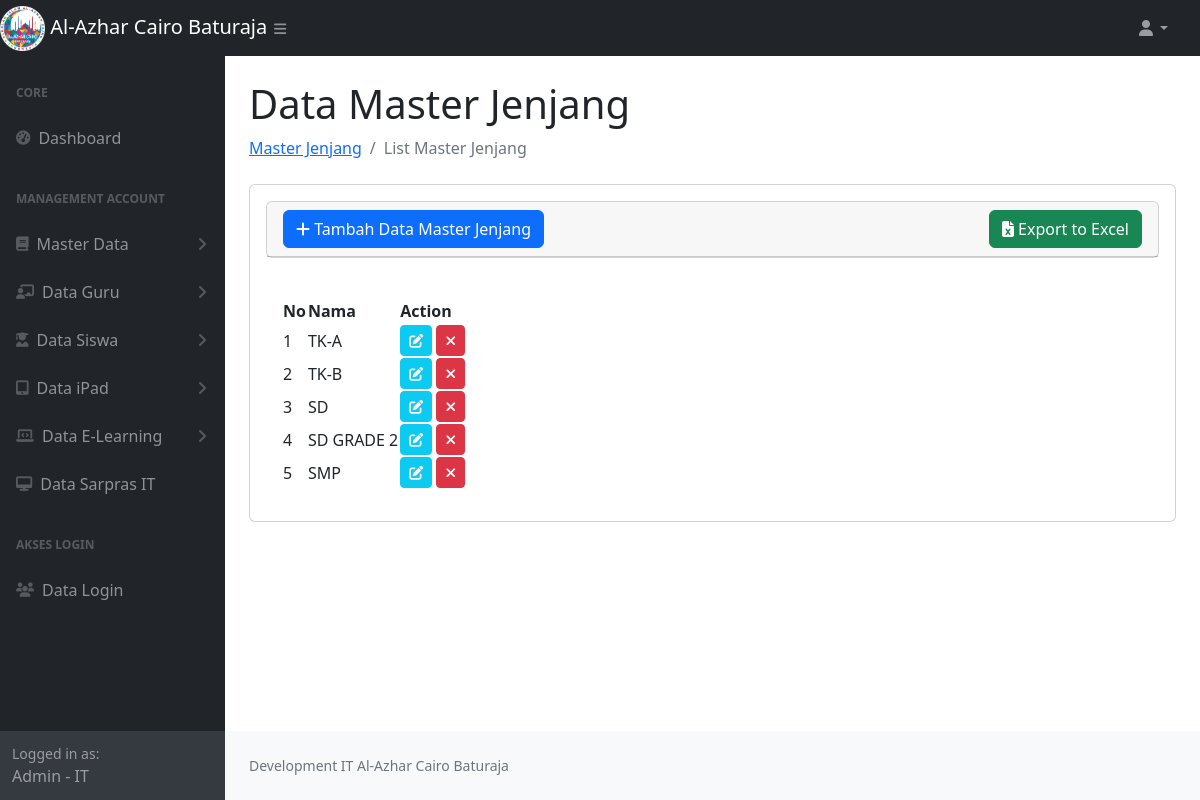
The page /data_jenjang.php (signed in) on the database its author committed.
### tables this page shows
CREATE TABLE `jenjang` (
  `id` int NOT NULL AUTO_INCREMENT COMMENT 'Primary Key',
  `name` varchar(255) DEFAULT NULL,
  PRIMARY KEY (`id`)
);

### data_jenjang.php (the view, shortened to what this page needs)
<?php
require_once 'function.php';
$role = $_SESSION['role'];
$nameRole= $_SESSION['name'];
$sql = "SELECT * FROM jenjang";
$stmt = $conn->prepare($sql);
$stmt->execute();
$result = $stmt->get_result();
$dataJenjang = [];
while ($row = $result->fetch_assoc()) {
    $dataJenjang[] = $row;
}
?>
<!DOCTYPE html>
<html lang="en">
    <head>
        <link href="https://cdn.jsdelivr.net/npm/simple-datatables@7.1.2/dist/style.min.css" rel="stylesheet" />
        <link href="css/styles.css" rel="stylesheet" />
        <link rel="stylesheet" href="https://cdnjs.cloudflare.com/ajax/libs/toastr.js/latest/toastr.css">
        <link rel="stylesheet" href="https://cdnjs.cloudflare.com/ajax/libs/font-awesome/6.7.2/css/all.min.css">
    </head>
    <body class="sb-nav-fixed">
        <nav class="sb-topnav navbar navbar-expand navbar-dark bg-dark">
            <div class="d-flex">
                <a class="navbar-brand" href="index.php">
                    <img src="assets/img/logoalazca.png" alt="Gambar" style="width:20%">
                    Al-Azhar Cairo Baturaja
                </a>
                <button class="btn btn-link btn-sm ps-5" id="sidebarToggle" href="#!"><i class="fas fa-bars"></i></button>
            </div>
            <ul class="navbar-nav ms-auto ms-md-0 me-3 me-lg-4">
                <li class="nav-item dropdown">
                    <a class="nav-link dropdown-toggle" id="navbarDropdown" href="#" role="button" data-bs-toggle="dropdown" aria-expanded="false"><i class="fas fa-user fa-fw"></i></a>
                </li>
            </ul>
        </nav>
        <div id="layoutSidenav">
            <div id="layoutSidenav_nav">
                <nav class="sb-sidenav accordion sb-sidenav-dark" id="sidenavAccordion">
                    <div class="sb-sidenav-menu">
                        <div class="nav">
                            <div class="sb-sidenav-menu-heading">Core</div>
                            <div class="nav">
                                <a class="nav-link" href="index.php">
                                    <div class="sb-nav-link-icon"><i class="fas fa-tachometer-alt"></i></div>
                                    Dashboard
                                </a>
                                <div class="sb-sidenav-menu-heading">Management Account</div>
                                <a class="nav-link collapsed" href="#" data-bs-toggle="collapse" data-bs-target="#collapseMasterData" aria-expanded="false" aria-controls="collapseMasterData">
                                    <div class="sb-nav-link-icon"><i class="fas fa-book"></i></div>
                                        Master Data
                                    <div class="sb-sidenav-collapse-arrow"><i class="fas fa-angle-down"></i></div>
                                </a>
                                <a class="nav-link collapsed" href="#" data-bs-toggle="collapse" data-bs-target="#collapseGuru" aria-expanded="false" aria-controls="collapseGuru">
                                    <div class="sb-nav-link-icon"><i class="fas fa-chalkboard-teacher"></i></div>
                                    Data Guru
                                    <div class="sb-sidenav-collapse-arrow"><i class="fas fa-angle-down"></i></div>
                                </a>
                                <a class="nav-link collapsed" href="#" data-bs-toggle="collapse" data-bs-target="#collapseSiswa" aria-expanded="false" aria-controls="collapseSiswa">
                                    <div class="sb-nav-link-icon"><i class="fas fa-user-graduate"></i></div>
                                    Data Siswa
                                    <div class="sb-sidenav-collapse-arrow"><i class="fas fa-angle-down"></i></div>
                                </a>
                                <?php if($role == 'IT'){ ?>
                                <a class="nav-link collapsed" href="#" data-bs-toggle="collapse" data-bs-target="#collapseiPad" aria-expanded="false" aria-controls="collapseiPad">
                                    <div class="sb-nav-link-icon"><i class="fas fa-tablet-alt"></i></div>
                                    Data iPad
                                    <div class="sb-sidenav-collapse-arrow"><i class="fas fa-angle-down"></i></div>
                                </a>
                                 <a class="nav-link collapsed" href="#" data-bs-toggle="collapse" data-bs-target="#collapseElearning" aria-expanded="false" aria-controls="collapseElearning">
                                    <div class="sb-nav-link-icon"><i class="fas fa-laptop-code"></i></div>
                                    Data E-Learning
                                    <div class="sb-sidenav-collapse-arrow"><i class="fas fa-angle-down"></i></div>
                                </a>
                                <a class="nav-link" href="data_sapras.php">
                                    <div class="sb-nav-link-icon">
                                        <i class="fas fa-desktop"></i>
                                    </div>
                                    Data Sarpras IT
                                </a>
                                <?php } ?>
                                <?php if($role == 'IT'){ ?>
                                <div class="sb-sidenav-menu-heading">Akses Login</div>
                                <a class="nav-link" href="data_login.php">
                                    <div class="sb-nav-link-icon"><i class="fas fa-users"></i></div>
                                    Data Login
                                </a>
                                <?php } ?>
                            </div>
                        </div>
                    </div>
                    <div class="sb-sidenav-footer">
                        <div class="small">Logged in as:</div>
                       <?= $nameRole.' - '.$role ?>
                    </div>
                </nav>
            </div>
            <div id="layoutSidenav_content">
                <main>
                    <div class="container-fluid px-4">
                        <h1 class="mt-4">Data Master Jenjang</h1>
                        <ol class="breadcrumb mb-4">
                            <li class="breadcrumb-item"><a href="data_jenjang.php">Master Jenjang</a></li>
                            <li class="breadcrumb-item active">List Master Jenjang</li>
                        </ol>
                        <div class="card mb-4">
                            <div class="card-body">
                                <div class="card mb-4">
                                    <div class="card-header">
                                        <div class="col-lg-12 d-flex justify-content-between align-items-center">
                                                <button type="button" class="btn btn-primary" data-bs-toggle="modal" data-bs-target="#modal-create">
                                                <i class="fas fa-plus"></i> Tambah Data Master Jenjang
                                                </button>
                                                <a href="<?= 'export_jenjang.php' ?>" id="exportExcelBtn" class="btn btn-success">
                                                <i class="fa fa-file-excel"></i> Export to Excel
                                                </a>
                                        </div>
                                    </div>
                                </div>
                                <div class="card-body">
                                    <table id="datatablesSimple">
                                        <thead>
                                            <tr>
                                                <th>No</th>
                                                <th>Nama</th>
                                                <th>Action</th>
                                            </tr>
                                        </thead>
                                        <tbody>
                                            <?php
                                                foreach ($dataJenjang as $key => $data) {
                                            ?>
                                            <tr>
                                                <td><?= $key + 1; ?></td>
                                                <td><?= $data['name']; ?></td>
                                                <td>
                                                    <a href="javascript:void(0)" data-url="<?= 'show_jenjang.php' ?>" data-id="<?= $data['id'] ?>" class="edit btn btn-info btn-sm text-light "> <i class="fas fa-edit"></i></a>
                                                    <a href="javascript:void(0)" data-url="<?= 'delete_jenjang.php' ?>" data-id="<?= $data['id'] ?>" class="delete btn btn-danger btn-sm"> <i class="fas fa-times"></i></a>
                                                </td>
                                            </tr>
                                            <?php
                                                }
                                            ?>
                                        </tbody>
                                    </table>
                                </div>
                            </div>
                        </div>
                </main>
                <footer class="py-4 bg-light mt-auto">
                    <div class="container-fluid px-4">
                        <div class="d-flex align-items-center justify-content-between small">
                            <div class="text-muted">Development IT Al-Azhar Cairo Baturaja</div>
                        </div>
                    </div>
                </footer>
            </div>
        </div>
    </body>
</html>

### rows shown on the page
jenjang: name "TK-A"
jenjang: name "TK-B"
jenjang: name "SD"
jenjang: name "SD GRADE 2"
jenjang: name "SMP"

### other values the page prints
$nameRole "Admin"
$role "IT"
